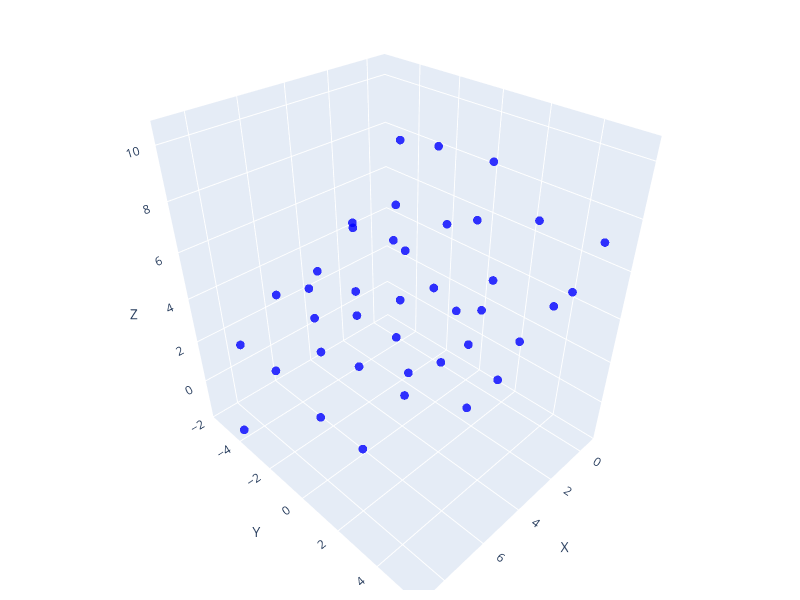

Notebook code cell kept with this figure:
### Markdown cell above
# Conventional Unit Cell

### Code cell
cif_path = df_MP['cif'][0]
parser = CifParser(cif_path)

structure = parser.get_structures()[0]

coords = (structure*2).cart_coords

# Create the trace
trace = go.Scatter3d(
    x=coords[:, 0],
    y=coords[:, 1],
    z=coords[:, 2],
    mode='markers',
    marker=dict(
        size=3,
        color='blue',
        opacity=0.8
    )
)

# Create the layout
layout = go.Layout(
    scene=dict(
        xaxis=dict(title='X'),
        yaxis=dict(title='Y'),
        zaxis=dict(title='Z')
    ),
    width=800,
    height=600,
    margin=dict(l=10, r=10, b=10, t=10),
)

# Create the figure
fig = go.Figure(data=[trace], layout=layout)

# Show the figure
fig.show()

### Figure 1 — Plotly figure (JSON) as saved in the notebook; plotly's stock layout.template omitted (floating-point values rounded to 4 significant figures)
{"data": [{"marker": {"color": "blue", "opacity": 0.8, "size": 3}, "mode": "markers", "type": "scatter3d", "x": [0, -0.6465, 4.127, 3.481, 8.901, 0, 4.774, 4.127, 1.29, 0.6433, 5.417, 4.77, 1.936, 1.29, 6.064, 5.417, 2.837, 2.191, 6.965, 6.318, 3.484, 2.837, 7.611, 6.965, 1.193, 0.5469, 5.321, 4.674, 1.84, 1.193, 5.967, 5.321, 2.934, 2.287, 7.061, 6.414, 3.58, 2.934, 7.707, 7.061], "y": [0, 4.076, 0, 4.076, -4.076, 0, -4.076, 0, 1.511, 5.587, 1.511, 5.587, -2.566, 1.511, -2.566, 1.511, -1.511, 2.566, -1.511, 2.566, -5.587, -1.511, -5.587, -1.511, -1.019, 3.057, -1.019, 3.057, -5.095, -1.019, -5.095, -1.019, 1.019, 5.095, 1.019, 5.095, -3.057, 1.019, -3.057, 1.019], "z": [0, 4.397, 10.43, 2.764, -1.634, 6.031, 2.177e-16, 4.397, 3.259, 7.656, 1.625, 6.022, 4.892, 9.289, 3.259, 7.656, 1.138, 5.535, -0.4953, 3.902, 2.772, 7.169, 1.138, 5.535, 3.015, 7.412, 1.382, 5.779, 4.649, 9.046, 3.015, 7.412, 1.382, 5.779, -0.2517, 4.145, 3.015, 7.412, 1.382, 5.779]}], "layout": {"height": 600, "margin": {"b": 10, "l": 10, "r": 10, "t": 10}, "scene": {"xaxis": {"title": {"text": "X"}}, "yaxis": {"title": {"text": "Y"}}, "zaxis": {"title": {"text": "Z"}}}, "width": 800}}
